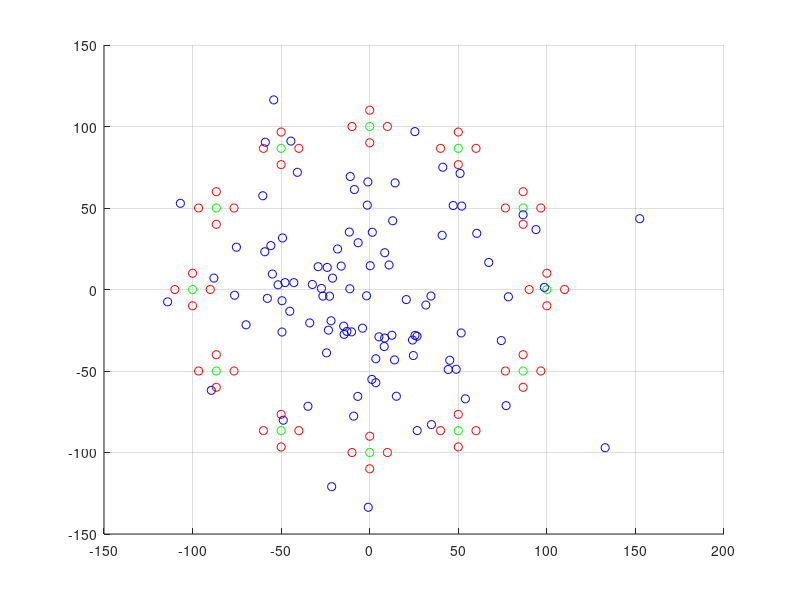

This chart was generated by the following MATLAB code:
clear
close
clc

radius = 10 ^ 2;
classes = 12;

step = (2 * pi) / classes;
degrees = step : step : 2 * pi;

centers = zeros(2, classes);

for k = 1 : classes
    centers(:, k) = [ cos(degrees(k)) ; sin(degrees(k)) ] .* radius;
end

classRadius = 10 ^ 1;
classElements = 4;

step = (2 * pi) / classElements;
degrees = step : step : 2 * pi;

classifiers = zeros(2, classElements, classes);

for k = 1 : classes
    for l = 1 : classElements
        element = [ cos(degrees(l)) ; sin(degrees(l))] .* classRadius;
        element = centers(:, k) + element;
        classifiers(:, l, k) = element;
    end
end

means = zeros(2, classes);
grid on
hold on

for k = 1 : classes
    plot(classifiers(1, :, k), classifiers(2, :, k), 'ro');
    means(:, k) = mean(classifiers(:, :, k), 2);
end

plot(means(1, :), means(2, :), 'go');

scale = 5 * 10 ^ 1;
tests = 100;

for k = 1 : tests
    testPoint = [ randn() ; randn() ] .* scale;
    minDist = Inf;
    minClass = 1;
    for l = 1 : classes
        dist = norm(means(:, l) - testPoint);
        if minDist > dist
            minDist = dist;
            minClass = l;
        end
    end
    disp(['El vector ', mat2str(testPoint) ,' pertenece a la clase ', num2str(minClass)]);
    plot(testPoint(1, :), testPoint(2, :), 'bo');
end

clear